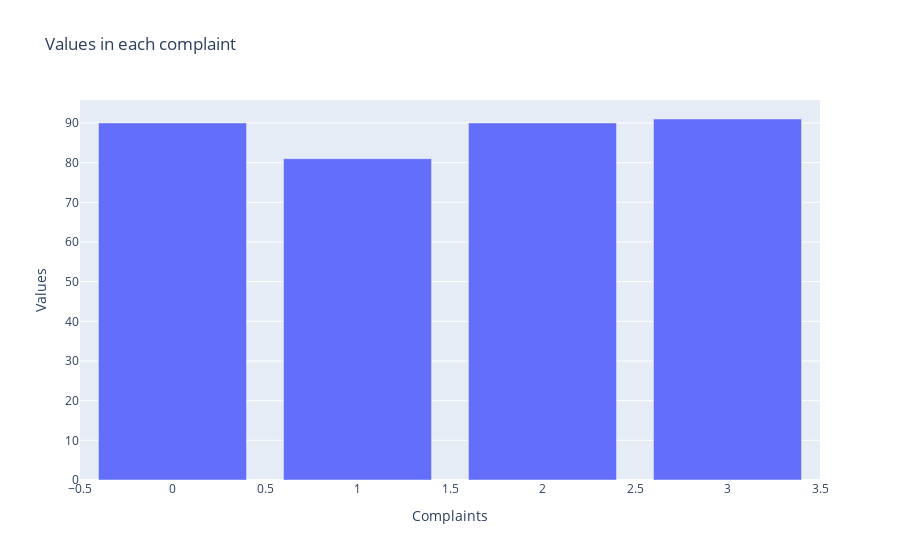

Notebook source saved alongside this figure:
### Code cell
fig = go.Figure([go.Bar(x=y.value_counts().index, y=y.value_counts().tolist())])
fig.update_layout(
    title="Values in each complaint",
    xaxis_title="Complaints",
    yaxis_title="Values")
fig.show()

### Figure 1 — Plotly figure (JSON) as saved in the notebook; plotly's stock layout.template omitted (floating-point values rounded to 4 significant figures)
{"data": [{"type": "bar", "x": [3, 0, 2, 1], "y": [91, 90, 90, 81]}], "layout": {"title": {"text": "Values in each complaint"}, "xaxis": {"title": {"text": "Complaints"}}, "yaxis": {"title": {"text": "Values"}}}}
